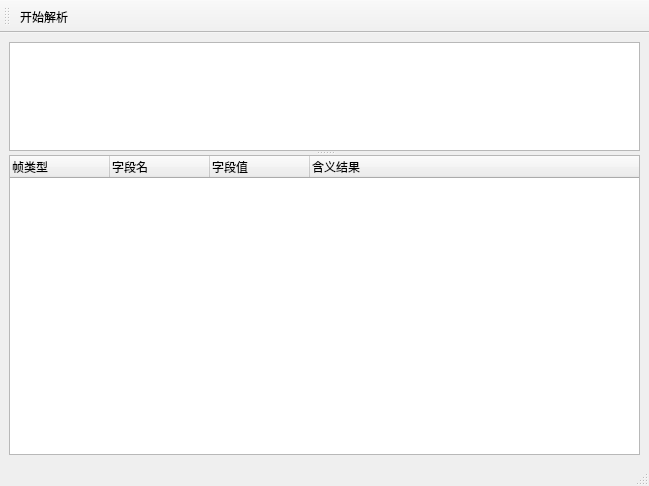
<?xml version="1.0" encoding="UTF-8"?>
<ui version="4.0">
 <class>MainWindow</class>
 <widget class="QMainWindow" name="MainWindow">
  <property name="geometry">
   <rect>
    <x>0</x>
    <y>0</y>
    <width>649</width>
    <height>486</height>
   </rect>
  </property>
  <property name="windowTitle">
   <string>MainWindow</string>
  </property>
  <widget class="QWidget" name="centralwidget">
   <layout class="QVBoxLayout" name="verticalLayout" stretch="1">
    <item>
     <widget class="QSplitter" name="splitter">
      <property name="orientation">
       <enum>Qt::Vertical</enum>
      </property>
      <widget class="QTextEdit" name="textEdit"/>
      <widget class="QTreeWidget" name="treeWidget">
       <property name="minimumSize">
        <size>
         <width>0</width>
         <height>300</height>
        </size>
       </property>
       <column>
        <property name="text">
         <string>帧类型</string>
        </property>
       </column>
       <column>
        <property name="text">
         <string>字段名</string>
        </property>
       </column>
       <column>
        <property name="text">
         <string>字段值</string>
        </property>
       </column>
       <column>
        <property name="text">
         <string>含义结果</string>
        </property>
       </column>
      </widget>
     </widget>
    </item>
   </layout>
  </widget>
  <widget class="QMenuBar" name="menubar">
   <property name="geometry">
    <rect>
     <x>0</x>
     <y>0</y>
     <width>649</width>
     <height>26</height>
    </rect>
   </property>
  </widget>
  <widget class="QStatusBar" name="statusbar"/>
  <widget class="QToolBar" name="toolBar">
   <property name="windowTitle">
    <string>toolBar</string>
   </property>
   <attribute name="toolBarArea">
    <enum>TopToolBarArea</enum>
   </attribute>
   <attribute name="toolBarBreak">
    <bool>false</bool>
   </attribute>
   <addaction name="actionParse"/>
  </widget>
  <action name="actionParse">
   <property name="text">
    <string>开始解析</string>
   </property>
  </action>
 </widget>
 <resources/>
 <connections/>
</ui>
